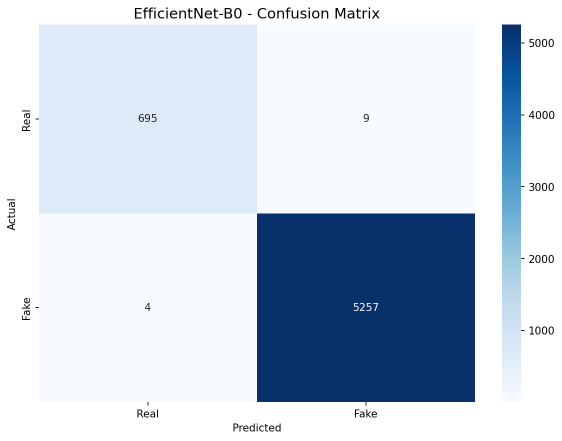
#> input picture thesis/assets/EfficientNet-B0_confusion_matrix.png, 1124 x 882 px (shown at 1/2 size)
$ python -i augmentation.py   (imports and definitions only)
#> lines starting #> are read from the running program, lines starting #| are printed output that depends on the picture
#> further down, picture is the input picture: PIL image 1124x882 RGBA; mean R, G, B, A 200.1, 211.7, 226.1, 255
"""
Data augmentation pipeline for deepfake detection.

Purpose: Provide configurable data augmentation transforms for training.
Dependencies: torchvision, numpy, PIL

Research Traceability:
    Research Objective: Improve model generalization through data augmentation
    Methodology: Standard image augmentation techniques (flip, rotate, color jitter)
    Implementation: src/data/augmentation.py
"""

from __future__ import annotations

from dataclasses import dataclass, field
from typing import Any

import numpy as np
from PIL import Image, ImageEnhance, ImageFilter
from torchvision import transforms


@dataclass
class AugmentationConfig:
    """Configuration for data augmentation parameters."""

    horizontal_flip: float = 0.5
    rotation_range: int = 15
    width_shift_range: float = 0.1
    height_shift_range: float = 0.1
    zoom_range: float = 0.1
    brightness_range: tuple[float, float] = (0.8, 1.2)
    contrast_range: tuple[float, float] = (0.8, 1.2)
    jpeg_quality_range: tuple[int, int] = (75, 100)
    enabled: bool = True


class ImageAugmenter:
    """Configurable image augmentation pipeline.

    Applies random transformations to images for training data augmentation.
    Supports both PIL-based and torchvision transforms.
    """

    def __init__(self, config: AugmentationConfig | None = None) -> None:
        """Initialize augmenter.

        Args:
            config: Augmentation configuration. Uses defaults if None.
        """
        self.config = config or AugmentationConfig()

    # [22 lines left out: function from_dict, not called in this run]

    def augment(self, image: Image.Image) -> Image.Image:
        """Apply random augmentations to an image.

        Args:
            image: Input PIL Image.

        Returns:
            Augmented PIL Image.
        """
        if not self.config.enabled:
            return image

        image = self._random_horizontal_flip(image)
        image = self._random_rotation(image)
        image = self._random_shift(image)
        image = self._random_zoom(image)
        image = self._random_brightness(image)
        image = self._random_contrast(image)
        image = self._random_jpeg_quality(image)

        return image

    def _random_horizontal_flip(self, image: Image.Image) -> Image.Image:
        """Apply random horizontal flip."""
        if np.random.random() < self.config.horizontal_flip:
            return image.transpose(Image.Transpose.FLIP_LEFT_RIGHT)
        return image

    def _random_rotation(self, image: Image.Image) -> Image.Image:
        """Apply random rotation."""
        if self.config.rotation_range > 0:
            angle = np.random.uniform(-self.config.rotation_range, self.config.rotation_range)
            return image.rotate(angle, resample=Image.BILINEAR, expand=False)
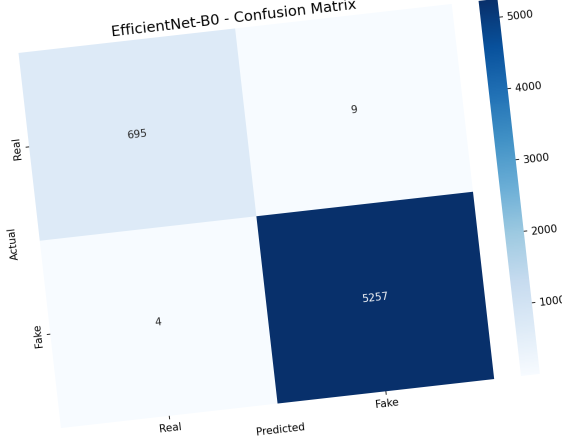
#> returned value: PIL image 1124x882 RGBA (shown at 1/2 size); mean R, G, B, A 186.9, 198.4, 212.8, 241.7; transparent parts drawn white
        return image

    def _random_shift(self, image: Image.Image) -> Image.Image:
        """Apply random width and height shift."""
        if self.config.width_shift_range > 0 or self.config.height_shift_range > 0:
            width, height = image.size
#> width = 1124; height = 882
            dx = int(width * np.random.uniform(-self.config.width_shift_range, self.config.width_shift_range))
#> dx = 23
            dy = int(height * np.random.uniform(-self.config.height_shift_range, self.config.height_shift_range))
#> dy = 7
            return image.transform(image.size, Image.AFFINE, (1, 0, dx, 0, 1, dy))
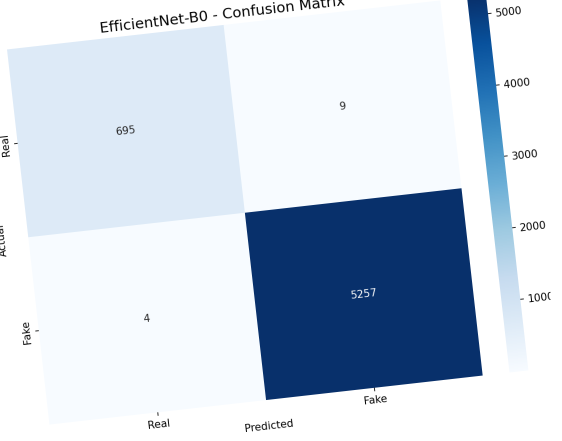
#> returned value: PIL image 1124x882 RGBA (shown at 1/2 size); mean R, G, B, A 182.9, 194.4, 208.8, 237.7; transparent parts drawn white
        return image

    def _random_zoom(self, image: Image.Image) -> Image.Image:
        """Apply random zoom."""
        if self.config.zoom_range > 0:
            zoom = np.random.uniform(1 - self.config.zoom_range, 1 + self.config.zoom_range)
            width, height = image.size
#> width = 1124; height = 882
            new_width = int(width * zoom)
#> new_width = 1106
            new_height = int(height * zoom)
#> new_height = 868
            image = image.resize((new_width, new_height), Image.BILINEAR)
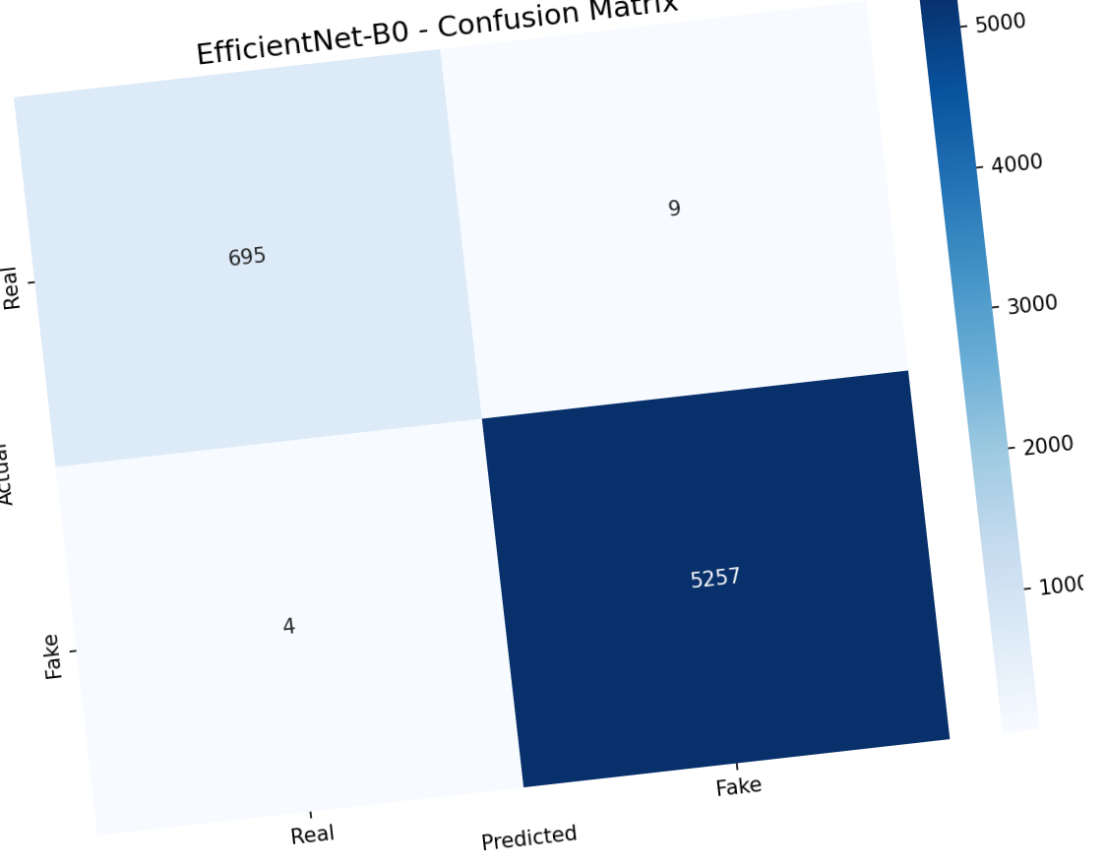
#> image: PIL image 1106x868 RGBA; mean R, G, B, A 183.3, 194.9, 209.3, 237.7; transparent parts drawn white
            # Crop or pad back to original size
            left = (new_width - width) // 2
#> left = -9
            top = (new_height - height) // 2
#> top = -7
            image = image.crop((left, top, left + width, top + height))
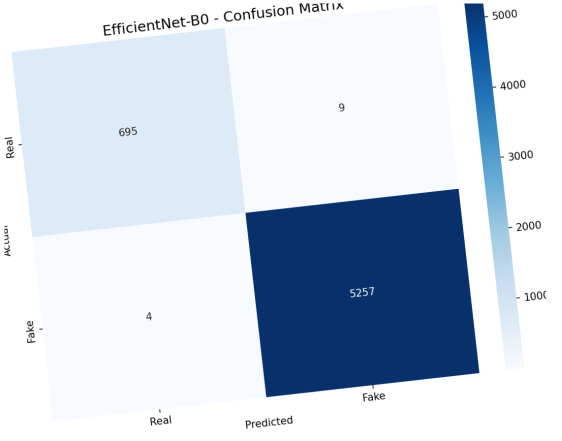
#> image: PIL image 1124x882 RGBA (shown at 1/2 size); mean R, G, B, A 177.5, 188.7, 202.7, 230.1; transparent parts drawn white
        return image

    def _random_brightness(self, image: Image.Image) -> Image.Image:
        """Apply random brightness adjustment."""
        if self.config.brightness_range != (1.0, 1.0):
            factor = np.random.uniform(self.config.brightness_range[0], self.config.brightness_range[1])
            enhancer = ImageEnhance.Brightness(image)
            return enhancer.enhance(factor)
        return image

    def _random_contrast(self, image: Image.Image) -> Image.Image:
        """Apply random contrast adjustment."""
        if self.config.contrast_range != (1.0, 1.0):
            factor = np.random.uniform(self.config.contrast_range[0], self.config.contrast_range[1])
            enhancer = ImageEnhance.Contrast(image)
            return enhancer.enhance(factor)
        return image

    def _random_jpeg_quality(self, image: Image.Image) -> Image.Image:
        """Apply random JPEG quality compression."""
        if self.config.jpeg_quality_range != (100, 100):
            import io

            quality = np.random.randint(self.config.jpeg_quality_range[0], self.config.jpeg_quality_range[1] + 1)
            buffer = io.BytesIO()
#> (the run stopped early here; a loop or call above may not have finished)

$ run again, on thesis/assets/EfficientNet-B0_training_curves.png
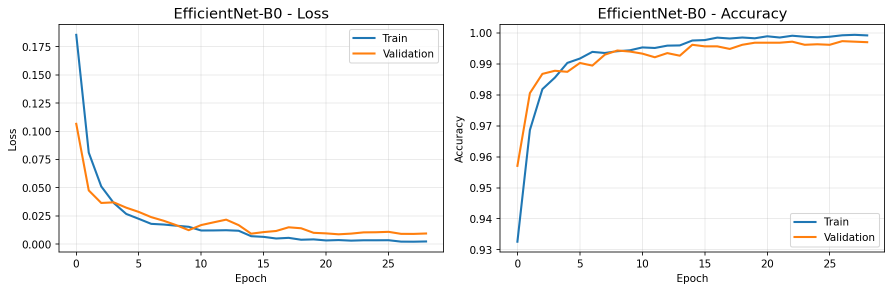
#> input picture thesis/assets/EfficientNet-B0_training_curves.png, 1784 x 582 px (shown at 1/2 size)
#> picture is the input picture: PIL image 1784x582 RGBA; mean R, G, B, A 247.5, 247.3, 247, 255
#> in _random_shift, `return image.transform(image.size, Image.AFFINE, (1, 0, dx, 0, 1, dy))`:
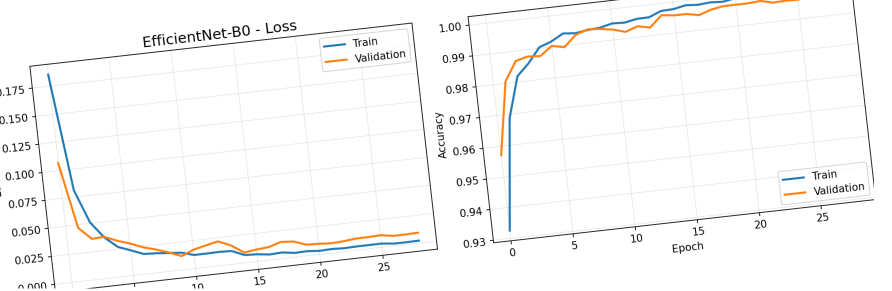
#> returned value: PIL image 1784x582 RGBA (shown at 1/2 size); mean R, G, B, A 221.2, 220.9, 220.6, 227.5; transparent parts drawn white
#> in _random_zoom, `image = image.crop((left, top, left + width, top + height))`:
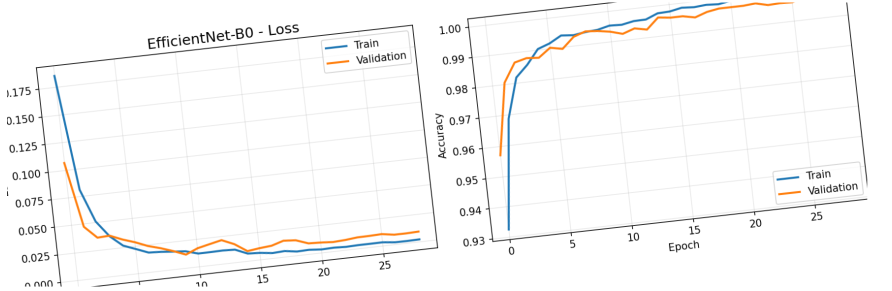
#> image: PIL image 1784x582 RGBA (shown at 1/2 size); mean R, G, B, A 214.8, 214.6, 214.2, 220.5; transparent parts drawn white

$ run again, on thesis/assets/XceptionNet_training_curves.png
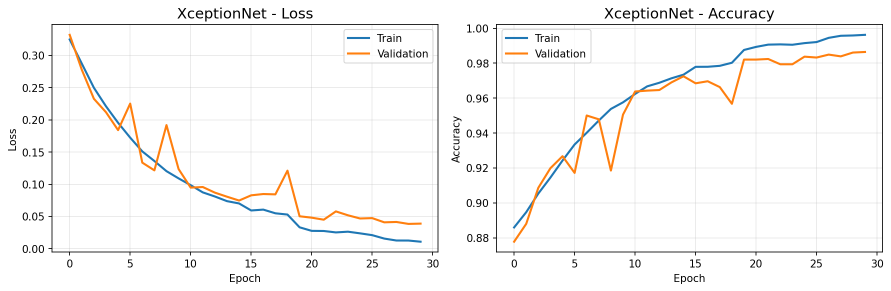
#> input picture thesis/assets/XceptionNet_training_curves.png, 1782 x 582 px (shown at 1/2 size)
#> picture is the input picture: PIL image 1782x582 RGBA; mean R, G, B, A 248.1, 247.4, 246.7, 255
#> in _random_shift, `return image.transform(image.size, Image.AFFINE, (1, 0, dx, 0, 1, dy))`:
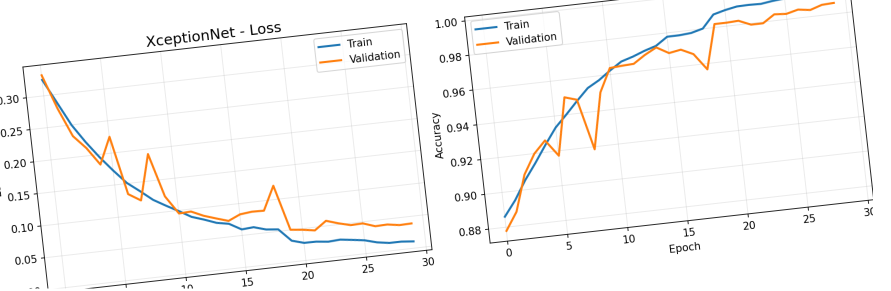
#> returned value: PIL image 1782x582 RGBA (shown at 1/2 size); mean R, G, B, A 221.7, 220.9, 220.1, 227.5; transparent parts drawn white
#> in _random_zoom, `image = image.crop((left, top, left + width, top + height))`:
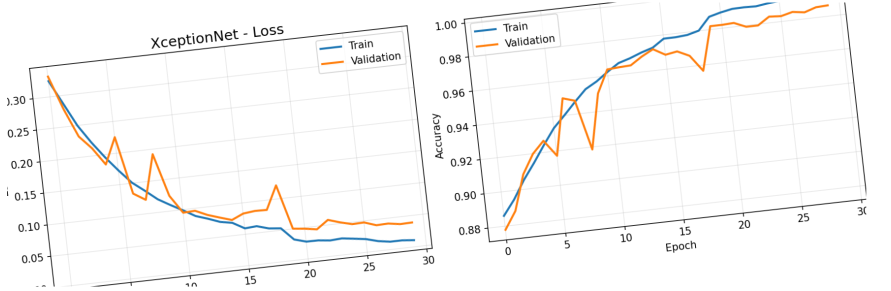
#> image: PIL image 1782x582 RGBA (shown at 1/2 size); mean R, G, B, A 215.3, 214.5, 213.8, 220.5; transparent parts drawn white
